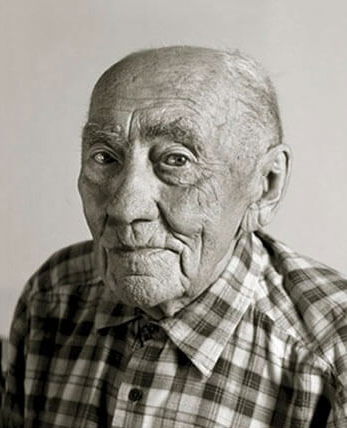
#> input picture hw2/q4_01_near.jpg, 347 x 428 px, found by its file name
$ python HW2_4_scratch.py   (older library calls are emulated)
#> lines starting #> are read from the running program, lines starting #| are printed output that depends on the picture
# %%
import cv2 as cv
import numpy as np
import matplotlib.pyplot as plt
import math

near = cv.cvtColor(cv.imread('./data/q4_01_near.jpg'), cv.COLOR_BGR2RGB)
far = cv.cvtColor(cv.imread('./data/q4_02_far.jpg'), cv.COLOR_BGR2RGB)
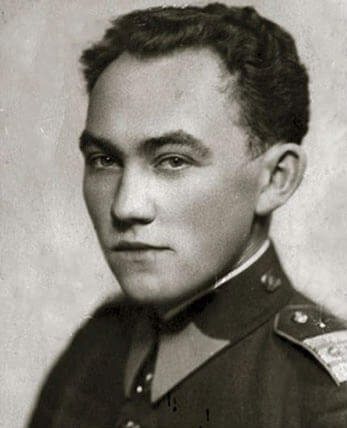
#> input picture hw2/q4_02_far.jpg, 347 x 428 px, found by its file name

plt.imshow(near)
plt.show()
plt.imshow(far)
plt.show()
# %% registering pics

# x,y coords
# near
cue_points_near = np.array([
    (179, 160),  # right eye
    (108, 157),  # left eye
    (131, 223),  # nose bottom
    # (134, 250)  # mid lip
])
# far
cue_points_far = np.array([
    (176, 161),
    (108, 160),
    (130, 225),
    # (133, 250)
])

t_mat, _ = cv.estimateAffine2D(cue_points_near, cue_points_far)
near = cv.warpAffine(near, t_mat, far.shape[:2][::-1], flags=cv.INTER_LINEAR, borderMode=cv.BORDER_REFLECT)
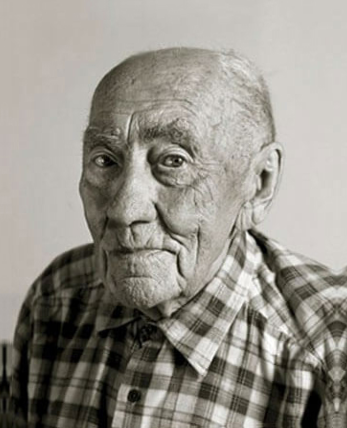
#> near: shape (428, 347, 3); mean R, G, B 148.9, 145.3, 137.2
plt.imshow(near)
plt.show()


# save 03,04

# %%
def calc_log_normalized_mag(src):
    src = np.log(np.abs(src))
    src += src.min()
    src /= src.max()
    return src


def calc_dft(src):
    dft_full = list()
    for i in range(3):
        dft = np.fft.fft2(src[:, :, i])
        dft = np.fft.fftshift(dft)
        dft_full.append(dft)
    return np.stack(dft_full, axis=2)


near_dft = calc_dft(near)
#> after the loop in calc_dft, `for i in range(3):`: dft_full = 3 items
far_dft = calc_dft(far)

# save 05,06
plt.imshow(calc_log_normalized_mag(near_dft))
plt.show()
plt.imshow(calc_log_normalized_mag(far_dft))
#> in calc_log_normalized_mag (call 2), `src = np.log(np.abs(src))`:
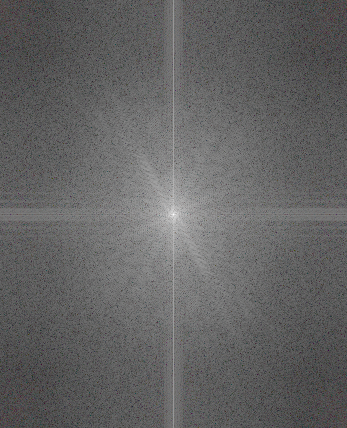
#> src: shape (428, 347, 3) float64; mean of channels 0, 1, 2 6.81, 6.8, 6.83; drawn with min black and max white
plt.show()


# %% make filters

def binormal_pdf(pos, sigma, mean):
    pos = np.array(pos) - np.array(mean)
    return math.exp(-((pos * pos).sum()) / sigma ** 2 / 2) / (2 * math.pi * sigma ** 2)


def gaussian_filter_shfited(dims, sigma):
    res = np.zeros(dims)
    mean = np.array(dims) / 2
    for loc in np.ndindex(dims):
        res[loc] = binormal_pdf(loc, sigma, mean)
    return res / res.max()


lowpass_sigma = 12
highpass_sigma = 34

lowpass_filter = gaussian_filter_shfited(far.shape[:2], lowpass_sigma)
highpass_filter = 1 - gaussian_filter_shfited(near.shape[:2], highpass_sigma)

# save 07,08
plt.imshow(lowpass_filter, cmap='gray')
plt.show()
plt.imshow(highpass_filter, cmap='gray')
plt.show()
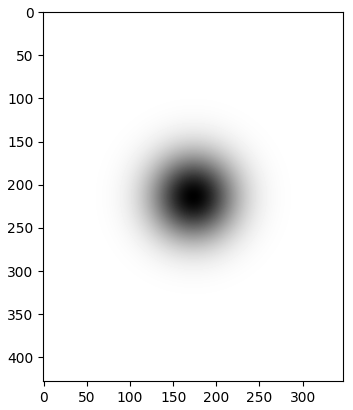
#> figure drawn by matplotlib, 1 panel


# %% cutoff filters

def cutoff_filter(dims, threshold):
    res = np.zeros(dims)
    mean = np.array(dims) / 2
    for loc in np.ndindex(dims):
        dist = np.array(loc) - mean
        dist = np.linalg.norm(dist)
        if dist < threshold:
            res[loc] = 1
    return res


lowpass_cutoff = 22
highpass_cutoff = 18

lowpass_filter_cut = cutoff_filter(lowpass_filter.shape, lowpass_cutoff) * lowpass_filter
highpass_filter_cut = (1 - cutoff_filter(highpass_filter.shape, highpass_cutoff)) * highpass_filter

# save 09,10
plt.imshow(lowpass_filter_cut, cmap='gray')
plt.show()
plt.imshow(highpass_filter_cut, cmap='gray')
plt.show()

# %% apply filters

lowpassed = far_dft * np.repeat(lowpass_filter_cut[:, :, np.newaxis], 3, axis=2)
highpassed = near_dft * np.repeat(highpass_filter_cut[:, :, np.newaxis], 3, axis=2)

# save 11,12
plt.imshow(calc_log_normalized_mag(lowpassed))
#> in calc_log_normalized_mag (call 3), `src = np.log(np.abs(src))`: src: shape (428, 347, 3) float64; 98.98% of the values are NaN or infinite; the others: min 5.69, max 16.78, mean 10.3
#> in calc_log_normalized_mag (call 3), `src += src.min()`: src: shape (428, 347, 3) float64; every value is NaN or infinite
#> in calc_log_normalized_mag (call 3), `src /= src.max()`: src: shape (428, 347, 3) float64; every value is NaN or infinite
plt.show()
plt.imshow(calc_log_normalized_mag(highpassed))
#> in calc_log_normalized_mag (call 4), `src = np.log(np.abs(src))`: src: shape (428, 347, 3) float64; 0.68% of the values are NaN or infinite; the others: min -0.821, max 10.87, mean 6.84
plt.show()

# %% combine near and far

hybrid_dft = lowpassed + highpassed
# save 13
plt.imshow(calc_log_normalized_mag(hybrid_dft))
plt.show()


# %% spatial transform
def calc_idft(src):
    idft_full = list()
    for i in range(3):
        idft = np.fft.ifftshift(src[:, :, i])
        idft = np.fft.ifft2(idft)
        idft_full.append(idft)
    return np.stack(idft_full, axis=2).astype(float)


hybrid = calc_idft(hybrid_dft).astype(int)

# save 14,15
plt.imshow(hybrid)
plt.show()

# %% additional tests
pyr = np.ones((hybrid.shape[0], hybrid.shape[1] * 2, 3), dtype=np.float) * 255

ptr_i = pyr.shape[0] - 1
#> ptr_i = 427
ptr_j = pyr.shape[1] // 2
#> ptr_j = 347
ctm = hybrid.astype(np.float)
pyr[0:ctm.shape[0], 0:ctm.shape[1]] = ctm
for k in range(5):
    ctm = np.ascontiguousarray(ctm, dtype=np.float)
    ctm = np.array(ctm)
    ctm = cv.resize(ctm, (0, 0), ctm, 0.5, 0.5, interpolation=cv.INTER_LINEAR)
    ptr_i -= ctm.shape[0]
    pyr[ptr_i:ptr_i + ctm.shape[0], ptr_j:ptr_j + ctm.shape[1]] = ctm
#> this loop made 5 passes
#> pass 1, `ctm = cv.resize(ctm, (0, 0), ctm, 0.5, 0.5, interpolation=cv.INTER_LIN..`:
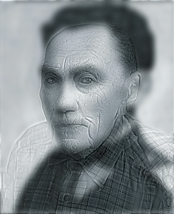
#> ctm: shape (214, 174, 3) float64; mean of channels 0, 1, 2 130.5, 127.3, 119; drawn with min black and max white
#> after the loop:
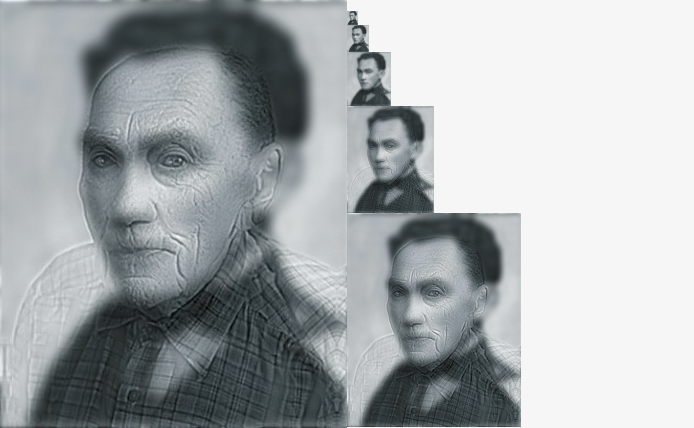
#> pyr: shape (428, 694, 3) float64; mean of channels 0, 1, 2 171.9, 169.7, 164.2; drawn with min black and max white
#> after the loop, ptr_i = 11

pyr = np.clip(pyr, 0, 255).astype(np.uint8)
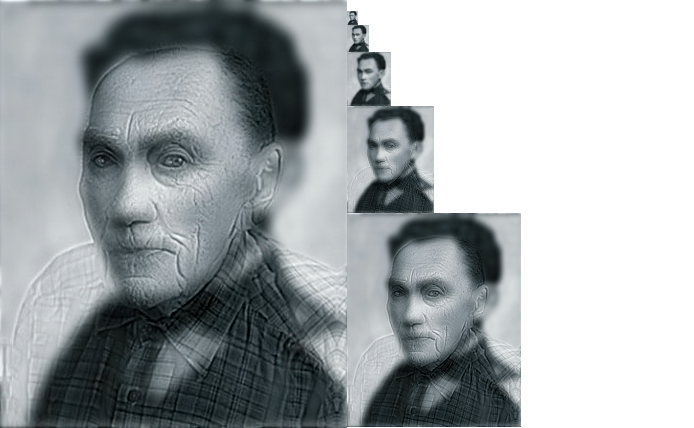
#> pyr: shape (428, 694, 3); mean of channels 0, 1, 2 171.8, 169.6, 164.1; drawn as B, G, R
plt.imshow(pyr)
plt.show()
